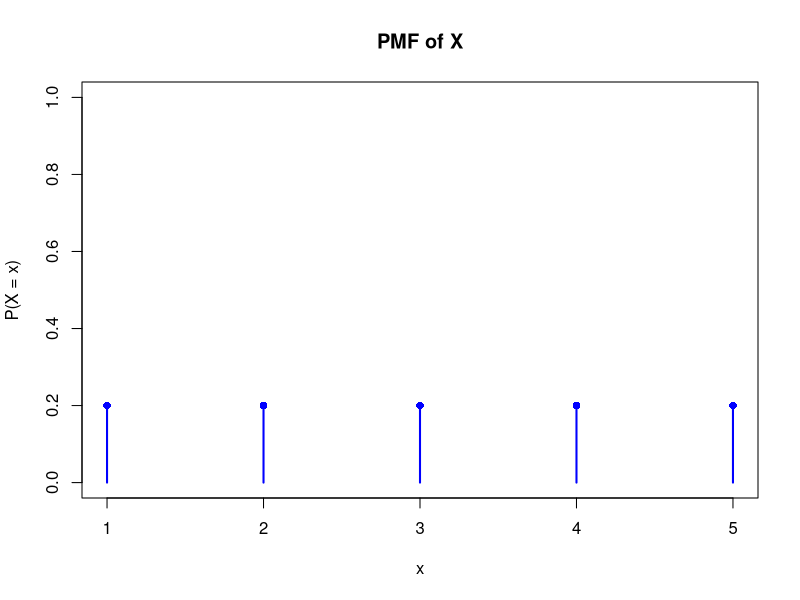
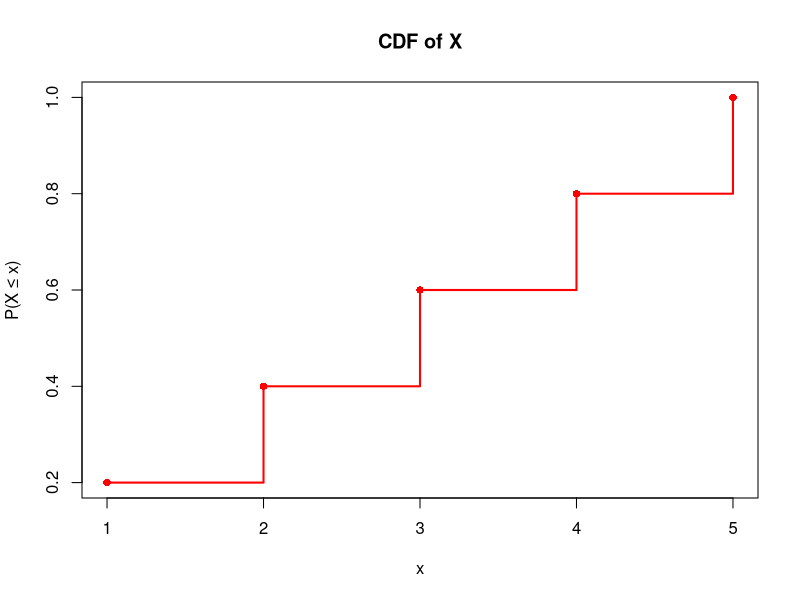
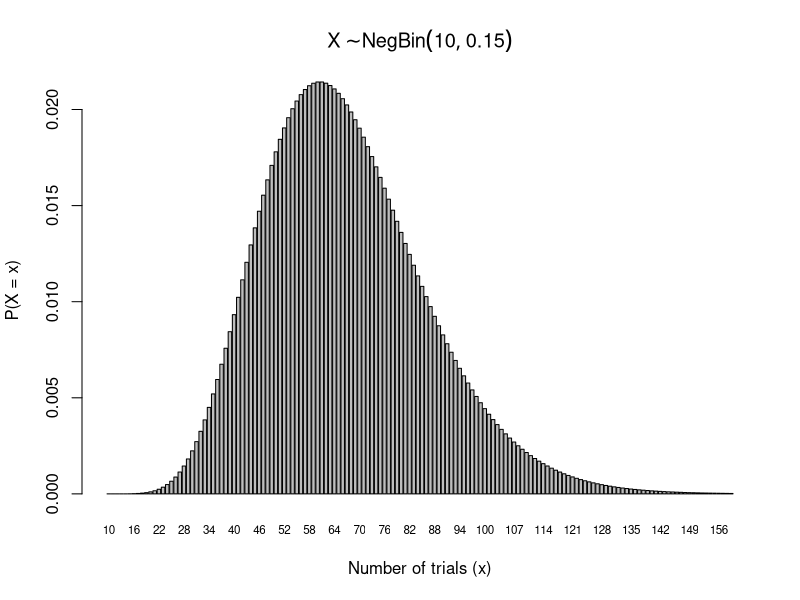

Reproduce these figures in R, in order.
## ---- chunk 1
set.seed(2025) # set seed for reproducibility
sample(1:6, 10, replace=TRUE)  # Rolling a fair six-sided die 10 times
sample(1:6, 100, replace=TRUE) # 100 times
sample(1:6, 1000, replace=TRUE) # 1000 times
## ---- chunk 2
set.seed(2025) # set seed for reproducibility
mean(sample(1:6,1000,replace=TRUE)) 
## ---- chunk 3
mean(sample(1:6,1000,replace=TRUE)) 
mean(sample(1:6,1000,replace=TRUE)) 
mean(sample(1:6,1000,replace=TRUE)) 
mean(sample(1:6,1000,replace=TRUE)) 
mean(sample(1:6,1000,replace=TRUE)) 
## ---- chunk 4
numerator <- 1
denominator <- factorial(10) / (factorial(3)*factorial(3)*factorial(2))

(prob <- numerator/denominator)
## ---- chunk 5
x <- 1:5

# PMF: Each has equal probability
pmf <- rep(1/5, length(x))

# CDF: Cumulative sum of PMF
cdf <- cumsum(pmf)

# Plot PMF
plot(x, pmf, type="h", lwd=2, col="blue", ylim=c(0, 1),
     main="PMF of X", ylab="P(X = x)", xlab="x")
points(x, pmf, pch=16, col="blue")

# Plot CDF
plot(x, cdf, type="s", lwd=2, col="red",
     main="CDF of X", ylab="P(X ≤ x)", xlab="x")
points(x, cdf, pch=16, col="red")

## ---- chunk 6
dbinom(0, 6, 0.8)
## ---- chunk 7
pbinom(4, 6, 0.8)
## ---- chunk 8
pnbinom(100-10, 10, 0.15)
## ---- chunk 9
# Parameters
r <- 10       # number of successes
p <- 0.15     # probability of success
max_x <- 150  # max number of trials

# Create x values (total trials)
x_vals <- r:(r + max_x - 1)  # total trials from 10 to 159

# Compute probabilities for failures = 0 to 149
probs <- dnbinom(0:(max_x - 1), size = r, prob = p)

# Plotting
barplot(
  probs,
  names.arg = x_vals,
  xlab = "Number of trials (x)",
  ylab = "P(X = x)",
  main = expression(X %~% NegBin(10, 0.15)),
  cex.names = 0.7  # shrink axis labels to avoid overlap
)
## ---- chunk 10
set.seed(123)  # for reproducibility

# Define possible outcomes and their probabilities
outcomes <- c(-39600, -9600, 400)
probs <- c(1/5000, 1/1000, 4994/5000)

# Simulate 10,000 profits
simulated_profits <- sample(outcomes, size = 10000, replace = TRUE, prob = probs)
## ---- chunk 11
mean(simulated_profits)
## ---- chunk 12
sd(simulated_profits)
## ---- chunk 13
sim <- NULL
N <- 5000

for (i in 1:N){
  x <- sample(0:2, size = 1, prob = c(1/3, 1/6, 1/2))
  flips <- sample(0:1, size=2*x, replace=TRUE)
  if (sum(flips) > 1 & x == 1){
    success <- 1
  } else{
    success <- 0
  }
  sim[i] <- success
}

mean(sim)
